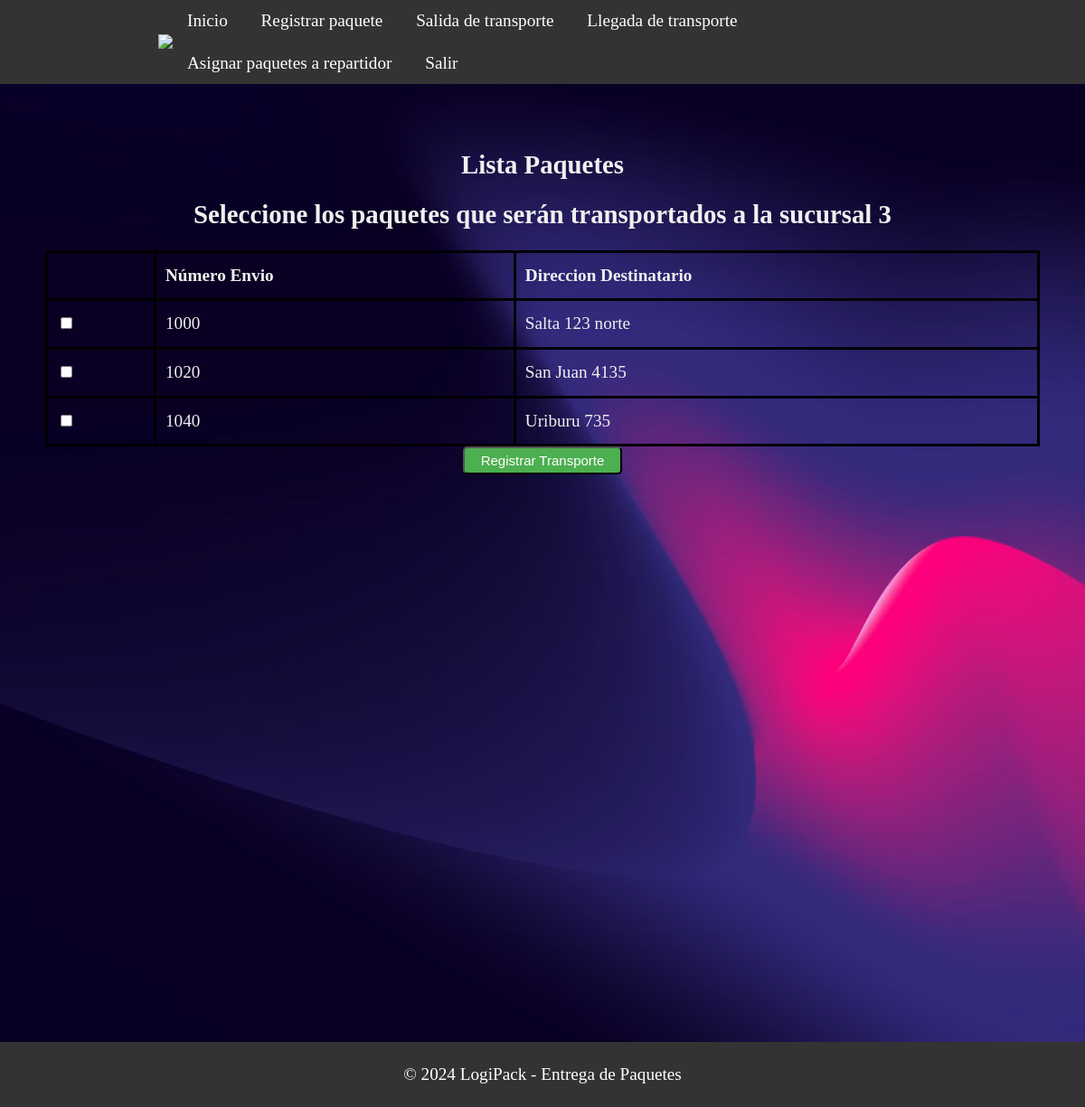
The page /seleccionar_paquetes/3 on the database its author committed.
### models.py (models this page shows)
class Paquete(db.Model):
    __tablename__ = 'paquete'
    id = db.Column(db.Integer,primary_key=True)
    numeroenvio = db.Column(db.String(20),unique=True,nullable=False)
    peso = db.Column(db.String(80),nullable=False)
    nomdestinatario = db.Column(db.String(80),nullable=False)
    dirdestinatario = db.Column(db.String(80),nullable=False)
    entregado =  db.Column(db.String(80),nullable=False)
    observaciones =  db.Column(db.String(80),nullable=False)
    idsucursal= db.Column(db.Integer,db.ForeignKey('sucursal.id'))
    idtransporte= db.Column(db.Integer,db.ForeignKey('transporte.id'))
    idrepartidor= db.Column(db.Integer,db.ForeignKey('repartidor.id'))

### app.py (the view)
@app.route('/seleccionar_paquetes/<int:sucursal_id>')
def seleccionar_paquetes(sucursal_id):
    paquetes = Paquete.query.filter_by(entregado=False, idrepartidor=0).all() #Busca los paquetes que no fueron entregados o que no tiene repartidores asignados
    return render_template('despachanteListaPaquetes.html', paquetes=paquetes, sucursal_id=sucursal_id)

### templates/despachanteListaPaquetes.html (shortened to what this page needs)
<!DOCTYPE html>
<html>
<head>
    <link rel="stylesheet" type="text/css" href="{{ url_for('static', filename='css/style_sucursales.css') }}">
</head>
<body>
<header class="header">
    <div class="container logo-container">
        <a href="#" class="logo"><img src="{{ url_for('static', filename='img/logo.jpg') }}"></a>
        <nav class="menu">
            <ul>
                <li><a href="{{ url_for('saludo') }}">Inicio</a></li>
                <li><a href="{{ url_for('despachante_registrar_paquete',sucursal_id=sucursal_id) }}">Registrar paquete</a></li>
                <li><a href="{{ url_for('salidaTransporte',sucursal_id=sucursal_id) }}">Salida de transporte</a></li>
                <li><a href="{{ url_for('seleccionar_transporte', sucursal_id=sucursal_id) }}">Llegada de transporte</a></li>
                <li><a href="#">Asignar paquetes a repartidor</a></li>
                <li><a href="{{ url_for('sucursales') }}">Salir</a></li>
            </ul>
        </nav>
    </div>
</header>
<section class="section-principal">
    <div class="containerSucursal">
        {% if paquetes %}
            <h1>Lista Paquetes</h1>
            <h2>Seleccione los paquetes que serán transportados a la sucursal  {{sucursal_id}}</h2>
            <form action="{{ url_for('registrar_paquete_transporte') }}" method="POST">
                <table>
                    <thead>
                        <tr>
                            <th></th>
                            <th>Número Envio</th>
                            <th>Direccion Destinatario</th>
                        </tr>
                    </thead>
                    <tbody>
                        {% for paquete in paquetes %}
                            <tr>
                                <td>
                                    <input type="checkbox" name="paquetes" value="{{ paquete.numeroenvio }}">
                                </td>
                                <td>{{ paquete.numeroenvio }}</td>
                                <td>{{ paquete.dirdestinatario }}</td>
                            </tr>
                        {% endfor %}
                    </tbody>
                </table>
                <button type="submit" class="sesion">Registrar Transporte</button>
            </form>
        {% else %}
            <h1>No hay paquetes sin entregar!!</h1>
            <a class="sesion" href="{{ url_for('principalDespachante',sucursal_id=sucursal_id) }}">Volver al Menu</a>
            <a class= "sesion" href="{{ url_for('despachante_registrar_paquete',sucursal_id=sucursal_id) }}">Registrar Nuevos Paquetes</a>
        {% endif %}
    </div>
</section>
<footer>
    <div class="container">
        <p>&copy; 2024 LogiPack - Entrega de Paquetes</p>
    </div>
</footer>
</body>
</html>

### static/css/style_sucursales.css (style rules this page uses)
body { width: 100%; font-family: georgia,times,serif; color: #333; background-image: url('hero-bg.jpg'); background-size: cover; font-size: 1.2rem; line-height: 1.6em; margin: 0; }
.header { background:#333; color:white; }
.header a { color:white; text-decoration:none; }
.menu ul { margin: 0; padding: 0; list-style: none; }
.menu ul li { display: inline-block; }
.menu ul li a { display: block; padding: 0.5rem 1rem; transition: all 0.4s linear; border-radius: 5px; }
.logo { letter-spacing: 15px; font-size:1.3em; }
.logo img { width: 2.2em; }
.logo-container { display: flex; justify-content: space-between; align-items: center; }
.container { max-width: 850px; margin: 0 auto; }
.sesion { display: inline-block; background-color: #4CAF50; color: #fff; padding: 5px 18px; text-decoration: none; font-size: 15px; border-radius: 5px; transition: background-color 0.3s ease; }
table { width: 100%; border-collapse: collapse; }
table, th, td { border: 3px solid black; }
th, td { padding: 10px; text-align: left; }
.section-principal { height: 120vh; padding: 50px; background:tomato; color:rgb(240,240,240); text-align: center; background-image: url('hero-bg.jpg'); background-size: cover; }
footer { background-color: #333; color: #fff; text-align: center; padding: 1px; }

### rows shown on the page
Paquete: numeroenvio "1000", dirdestinatario "Salta 123 norte"
Paquete: numeroenvio "1020", dirdestinatario "San Juan 4135"
Paquete: numeroenvio "1040", dirdestinatario "Uriburu 735"

### other values the page prints
{{ sucursal_id }} "3"
